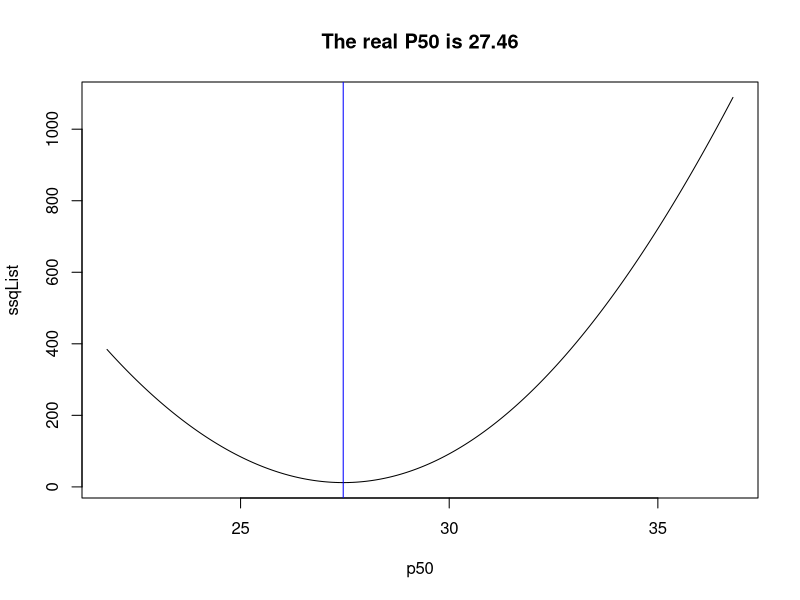

Recreate this plot in R.
#The result is accurate the the code is concise. Good job!

#Define the function
get_saturation = function(deviation_p50 = 0,
                          po2 = 26, 
                          temperature = 37,
                          ph = 7.4,
                          pco2 = 40){
  constant_list = c(-8532.229, 2121.401, -67.07399, 935960.9, -31346.26, 2396.167, -67.10441)
  pco2_correction_factor = 0.43429 * log(40.0/pco2)
  virtual_po2 = po2 * 10.0^(0.024 * (37.0 - temperature) + 0.4 * (ph - 7.4) + 0.06 * pco2_correction_factor)
  virtual_po2 = 26.8 * virtual_po2 / (26.8 + deviation_p50)
  if(virtual_po2 <= 10){
    saturation = 0.003683 * virtual_po2 + 0.000584 * virtual_po2^2
  }else{
    saturation = (virtual_po2*(virtual_po2*(virtual_po2*(virtual_po2+ constant_list[3])+constant_list[2])+constant_list[1]))/
      (virtual_po2*(virtual_po2*(virtual_po2*(virtual_po2+constant_list[7])+constant_list[6])+constant_list[5])+constant_list[4])
  }
  saturation = saturation * 100
  return(saturation)
}

#Import the data
po2 = c(58, 50, 48, 54, 24)
sat = c(90.3, 85.2, 83.8, 84.4, 41.5)

difference = vector()

for(i in 1:5){
  difference[i] = get_saturation(po2 = po2[i])
}

difference
#[1] 90.16837 85.14841 83.42614 87.99066 43.56537

SSQ = sum(difference^2)

ssqList = vector()

# p50 = c(26.00,
#         28.20,
#         31.70,
#         28.00,
#         29.40,
#         27.40,
#         26.50,
#         29.20,
#         28.20,
#         28.40,
#         27.90,
#         28.70,
#         27.50,
#         29.20,
#         27.70,
#         26.90,
#         28.90,
#         29.90,
#         27.50)

#Another way to quickly iterate through trial P50 values is
from = -5
to = 10
step = 0.01
p50 = seq(from, to, step)

p50 = p50[order(p50)]
m = 1

#The reason why at first you do not observe a parabola
#is because the p50 input of function get_saturation()
#is actually the deviation of P50 from 26.8. Thus by 
#Your original range of input, you are essentially trying
#to find the real P50 in between a wrong range.

#Simple solution would be to increase the range.

for (d_p50 in p50){
  pdiff = vector()
  n = 1
  for (d_po2 in po2){
    pdiff[n] = sat[n] - get_saturation(deviation_p50 = d_p50, po2 = d_po2)
    n = n + 1
  }
  ssqList[m] = sum(pdiff^2)
  m = m+1
}

#Nested loop well done!!!!!!!

ssqList[1 : m-1] # Change the round brackets to square brackets
#Try to think why here it should be m-1 instead of m to avoid any NA output
#because m=m+1 is after I set ssq to ssqList[m]

#plot(seq(from, to, step), ssqList, type = "l")

real_p50 = 26.8 + p50[which.min(ssqList)]#real p50 value
print(real_p50)  ######## Good JOb!!!!  #######
plot(x = 26.8+p50,y = ssqList,xlab = "p50", type = "l", main = paste("The real P50 is", real_p50))
abline(v = 27.46, col = "blue")

#[1] 31980.8